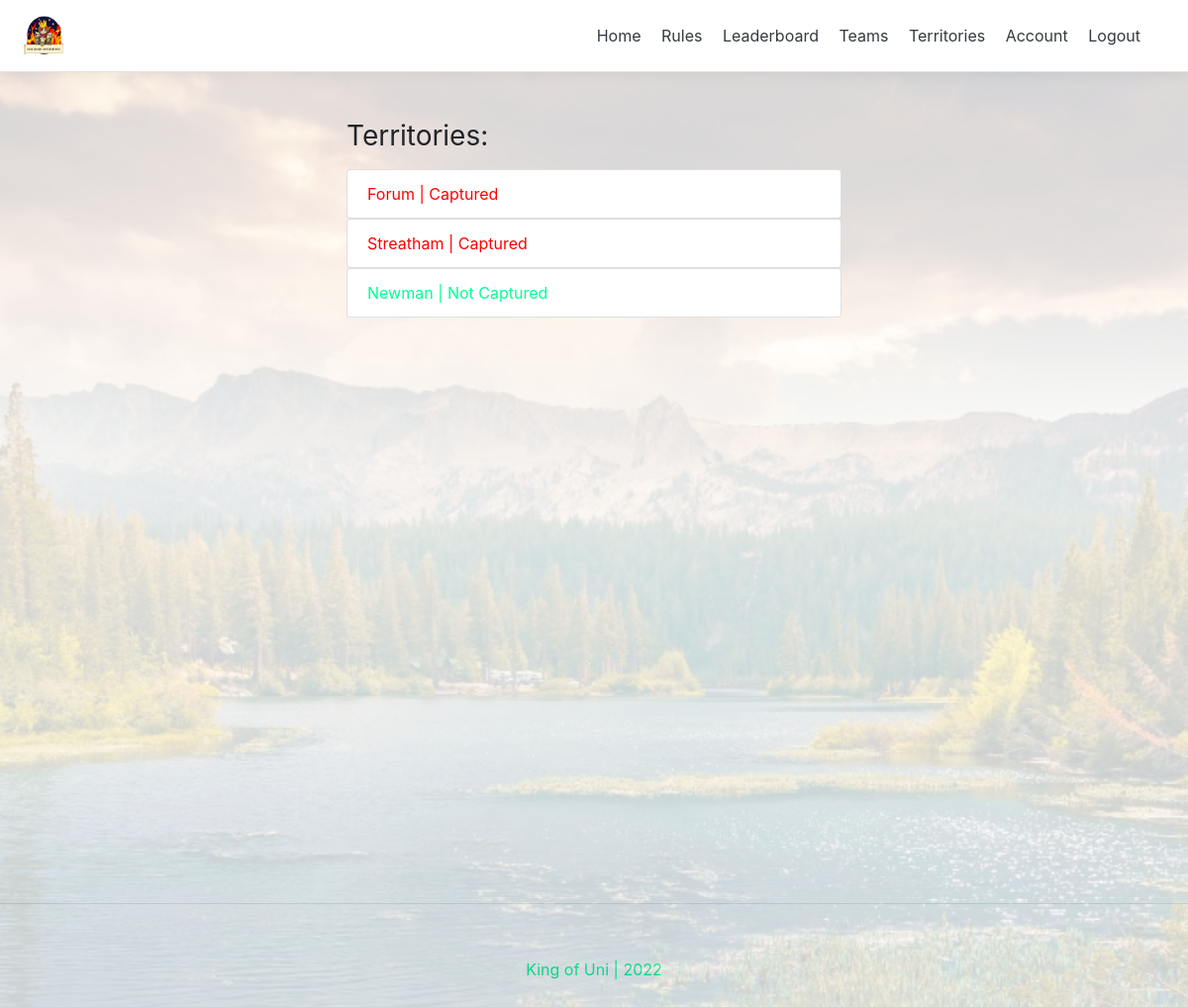
/territory_game/ (signed in), run on an earlier commit of the app's database.
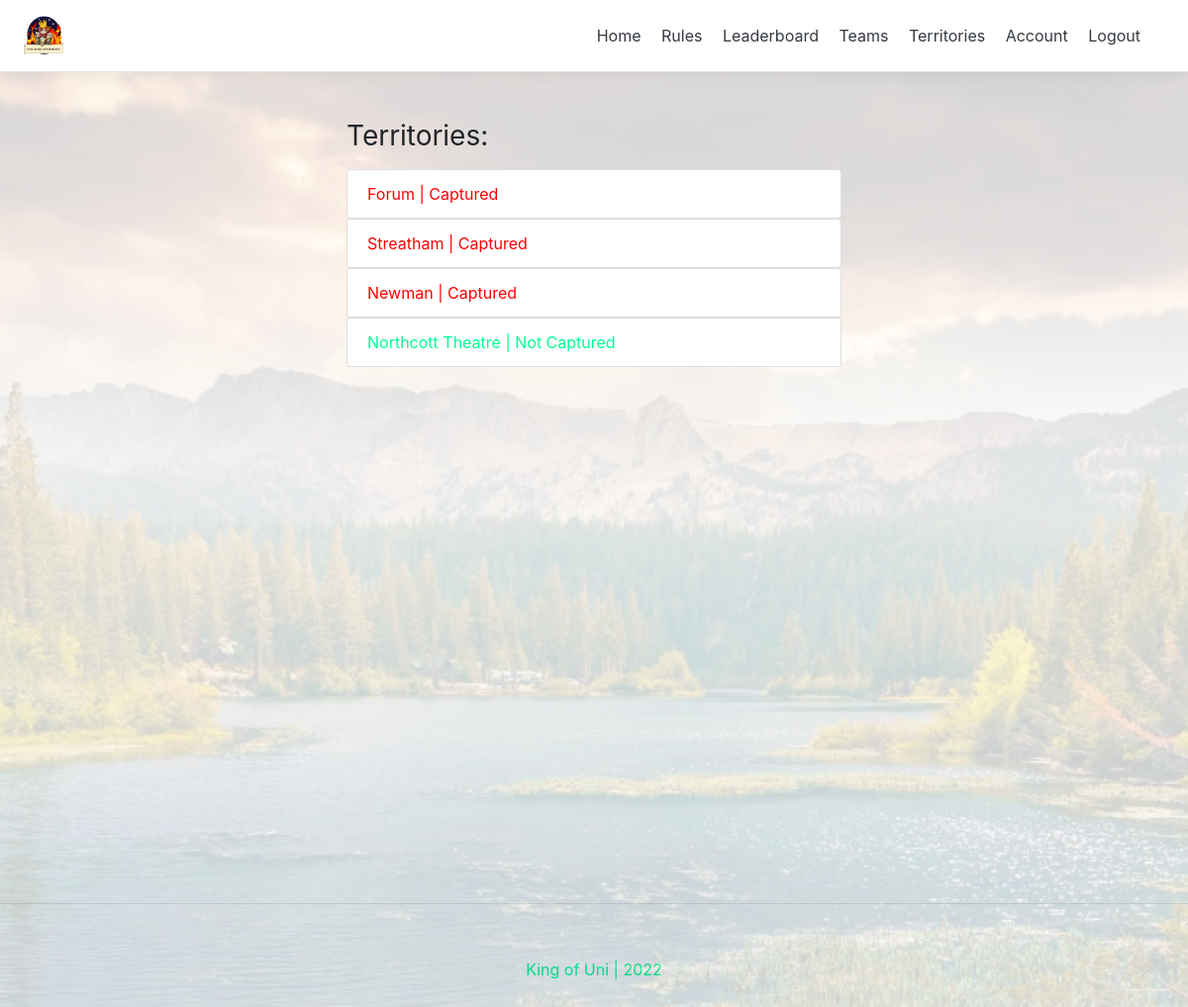
And on a later commit of the database.
### gameKeeper/models.py (models this page shows, shortened)
class Building(models.Model):
    name 					= models.CharField(max_length=50, null=False, blank=False, unique=True)
    latitude 				= models.DecimalField(max_digits=20, decimal_places=15, null=False, blank=False)
    longitude 				= models.DecimalField(max_digits=20, decimal_places=15, null=False, blank=False)
    streak                  = models.DecimalField(max_digits=1,decimal_places=0, default=1)
    is_active               = models.BooleanField(default=False)
    is_captured             = models.BooleanField(default=False)
    holder                  = models.CharField(max_length=50, default='Nobody')
    capture_date            = models.DateTimeField(blank=True, null=True)
    slug 					= models.SlugField(blank=True, unique=True)
    def __str__(self):
	    return self.name

### territoryGame/views.py (the view)
# urls.py: path('', territories_view, name="territories"),
def territories_view(request):
    context = {}
    if not request.user.is_authenticated:
        return redirect('login')
    buildings = Building.objects.all()
    context['buildings'] = buildings
    return render(request, 'territoryGame/territories.html', context)

### territoryGame/templates/territoryGame/territories.html (shortened to what this page needs)
{% extends 'base.html' %}
{% block content %}
{% if request.user.is_authenticated %}
<div class="container mt-4 p-4">
    <div class="row">
      <div class="buildings">
        {% if request.user.is_inTeam %}
        <h3 class="mb-3 font-weight-normal">Territories:</h3>
        {% if buildings %}
            <ul class="list-group">
            {% for building in buildings %}
              {% if building.is_active %}
                {% if building.is_captured %}
                <a class="closeBtn" href="{% url 'territory_game:detail_territory' building.slug %}" style="text-decoration: none; color: rgb(255, 0, 0);">
                  <li class="list-group-item">{{building}} | Captured</li>
                {% else %}
                <a class="closeBtn" href="{% url 'territory_game:detail_territory' building.slug %}" style="text-decoration: none; color: rgb(0, 255, 149);">
                    <li class="list-group-item">{{building}} | Not Captured</li>
                {% endif %}
              {% endif %}
            {% endfor %}
            </ul>
          {% else %}
            <p>No Territories available.</p>
          {% endif %}
        {% else %}
          <p>You are not in a team. You should <a href="{% url 'group:join_group' %}">join a team to capture territories</a>.</p>
        {% endif %}
      </div>
    </div>
  </div>
{% endif %}
{% endblock content %}

What changed in the data, as far as the page shows it:
changed Building "Newman": is_captured "| Not Captured" → "| Captured"
added Building: name "Northcott Theatre"
